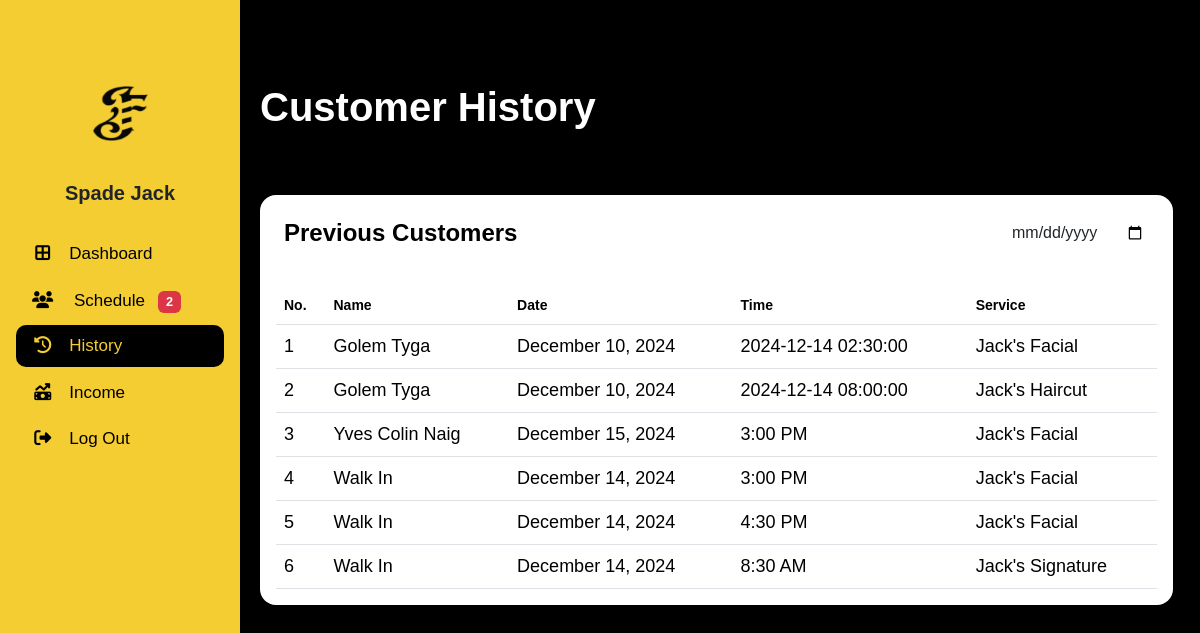
Before: /barber/b_history.php (signed in) with the older database file.
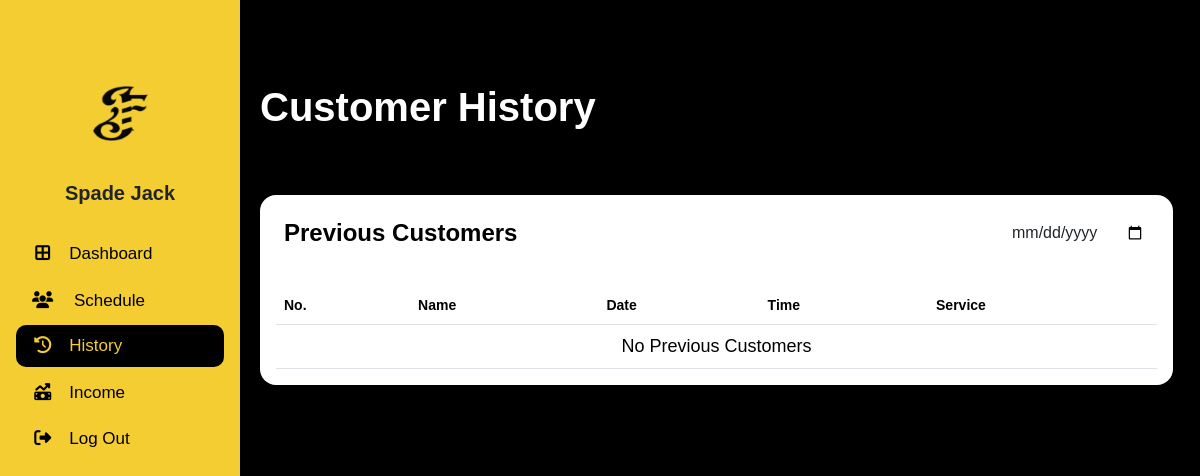
After: the same page with the newer database file.
### tables this page shows
CREATE TABLE `appointment_tbl` (
  `appointmentID` int(11) NOT NULL,
  `customerID` int(11) DEFAULT NULL,
  `adminID` int(11) DEFAULT NULL,
  `addonID` int(11) DEFAULT NULL,
  `hcID` int(11) DEFAULT NULL,
  `serviceID` int(11) NOT NULL,
  `status` varchar(255) DEFAULT NULL,
  `date` date NOT NULL,
  `timeSlot` varchar(255) NOT NULL,
  `remarks` varchar(255) DEFAULT NULL,
  `reason` varchar(255) DEFAULT NULL
);

CREATE TABLE `service_tbl` (
  `serviceID` int(11) NOT NULL,
  `serviceName` varchar(50) DEFAULT NULL,
  `servicePrice` varchar(50) DEFAULT NULL,
  `serviceDesc` varchar(255) DEFAULT NULL
);

### barber/b_history.php (the view, shortened to what the changed rows need)
<?php
$barberID = $_SESSION["barberID"];
include 'db_connect.php';
    $notificationQuery = "
    SELECT COUNT(*) AS pending_count
    FROM barb_apps_tbl AS b
    JOIN appointment_tbl AS a
    ON b.appointmentID = a.appointmentID
    WHERE b.barberID = '$barberID'
    AND a.status = 'Pending'
    ";
    $notificationResult = mysqli_query($conn, $notificationQuery);
    $notificationData = mysqli_fetch_assoc($notificationResult);
    $pendingCount = $notificationData['pending_count'];
?>
<!DOCTYPE html>
<html lang="en">
<head>
    <link href="https://cdn.jsdelivr.net/npm/bootstrap@5.3.2/dist/css/bootstrap.min.css" rel="stylesheet">
    <link rel="stylesheet" type="text/css" href="css/table.css">
    <link rel="stylesheet" href="https://cdnjs.cloudflare.com/ajax/libs/font-awesome/6.5.1/css/all.min.css">
    <link rel="stylesheet" href="css/calendar.css">
</head>
<body>
    <div class="body d-flex py-3 mt-5">
        <div class="container-xxl">
            <div class="position-relative">
                <h1 class="dashboard mb-5 ms-5">Customer History</h1>
            </div>
            <div class="col-md-12 ms-5">
                <div class="card border-0 rounded-4">
                    <div class="card-body">
                        <table id="myDataTable" class="table table-hover align-middle mb-0" style="width: 100%;">
                            <thead>
                                <tr>
                                    <th>No.</th>
                                    <th>Name</th>
                                    <th>Date</th>
                                    <th>Time</th>
                                    <th>Service</th>
                                </tr>
                            </thead>
                            <tbody>
                                <?php
                                $previousQuery = "SELECT
                                    a.appointmentID,
                                    c.customerID,
                                    CONCAT(c.firstName, ' ', c.lastName) AS fullName,
                                    a.date,
                                    a.timeSlot,
                                    s.serviceName
                                FROM
                                    appointment_tbl a
                                LEFT JOIN
                                    customer_tbl c ON a.customerID = c.customerID
                                LEFT JOIN
                                    barb_apps_tbl ba ON a.appointmentID = ba.appointmentID
                                LEFT JOIN
                                    service_tbl s ON a.serviceID = s.serviceID
                                WHERE
                                    a.status = 'Completed'
                                    AND ba.barberID = '$barberID'";
                                $previousQuery .= " ORDER BY a.timeSlot ASC";
                                $previousResult = mysqli_query($conn, $previousQuery);
                                if (mysqli_num_rows($previousResult) > 0) {
                                    $no = 1;
                                    while ($row = mysqli_fetch_assoc($previousResult)) {
                                        $fullName = !empty($row['fullName']) ? $row['fullName'] : 'Walk In';
                                        $timeSlot = $row['timeSlot'];
                                        $serviceName = !empty($row['serviceName']) ? $row['serviceName'] : 'No Service';
                                        $formattedDate = date("F d, Y", strtotime($row['date']));
                                        $isWalkIn = empty($row['customerID']) ? 'true' : 'false';
                                        echo "<tr>
                                                <td>{$no}</td>
                                                <td>
                                                <a href='#' onclick='showAppointmentDetails({$row['appointmentID']}, {$isWalkIn})'
                                                data-bs-toggle='modal' data-bs-target='#appointmentModal'
                                                style='text-decoration: none; color: inherit;'>
                                                    {$fullName}
                                                </a>
                                                </td>
                                                <td>{$formattedDate}</td>
                                                <td>{$timeSlot}</td>
                                                <td>{$serviceName}</td>
                                              </tr>";
                                        $no++;
                                    }
                                } else {
                                    echo "<tr><td colspan='5' class='text-center'>No Previous Customers</td></tr>";
                                }
                                ?>
                            </tbody>
                        </table>
                    </div>
                </div>
            </div>
        </div>
    </div>
    <nav id="sidebarMenu" class="collapse d-lg-block sidebar collapse">
        <div class="position-sticky">
            <div class="list-group list-group-flush mx-3 mt-5">
                <a href="schedule.php" class="list-group-item list-group-item-action py-2 ripple">
                    <i class="fa-solid fa-users fa-fw me-3"></i>
                    <span>Schedule</span>
                    <?php if ($pendingCount > 0): ?>
                        <span class="badge bg-danger ms-2"><?php echo $pendingCount; ?></span>
                    <?php endif; ?>
                </a>
            </div>
        </div>
    </nav>
</body>
</html>

Changed rows visible on the page:
removed appointment_tbl: fullName "Golem Tyga", date "December 10, 2024", timeSlot "2024-12-14 02:30:00", serviceID.serviceName "Jack's Facial"
removed appointment_tbl: fullName "Golem Tyga", date "December 10, 2024", timeSlot "2024-12-14 08:00:00", serviceID.serviceName "Jack's Haircut"
removed appointment_tbl: fullName "Yves Colin Naig", date "December 15, 2024", timeSlot "3:00 PM", serviceID.serviceName "Jack's Facial"
removed appointment_tbl: fullName "Walk In", date "December 14, 2024", timeSlot "3:00 PM", serviceID.serviceName "Jack's Facial"
removed appointment_tbl: fullName "Walk In", date "December 14, 2024", timeSlot "4:30 PM", serviceID.serviceName "Jack's Facial"
removed appointment_tbl: fullName "Walk In", date "December 14, 2024", timeSlot "8:30 AM", serviceID.serviceName "Jack's Signature"
Other visible differences:
$pendingCount: "2" → (not shown)
text now shown: "No Previous Customers"
